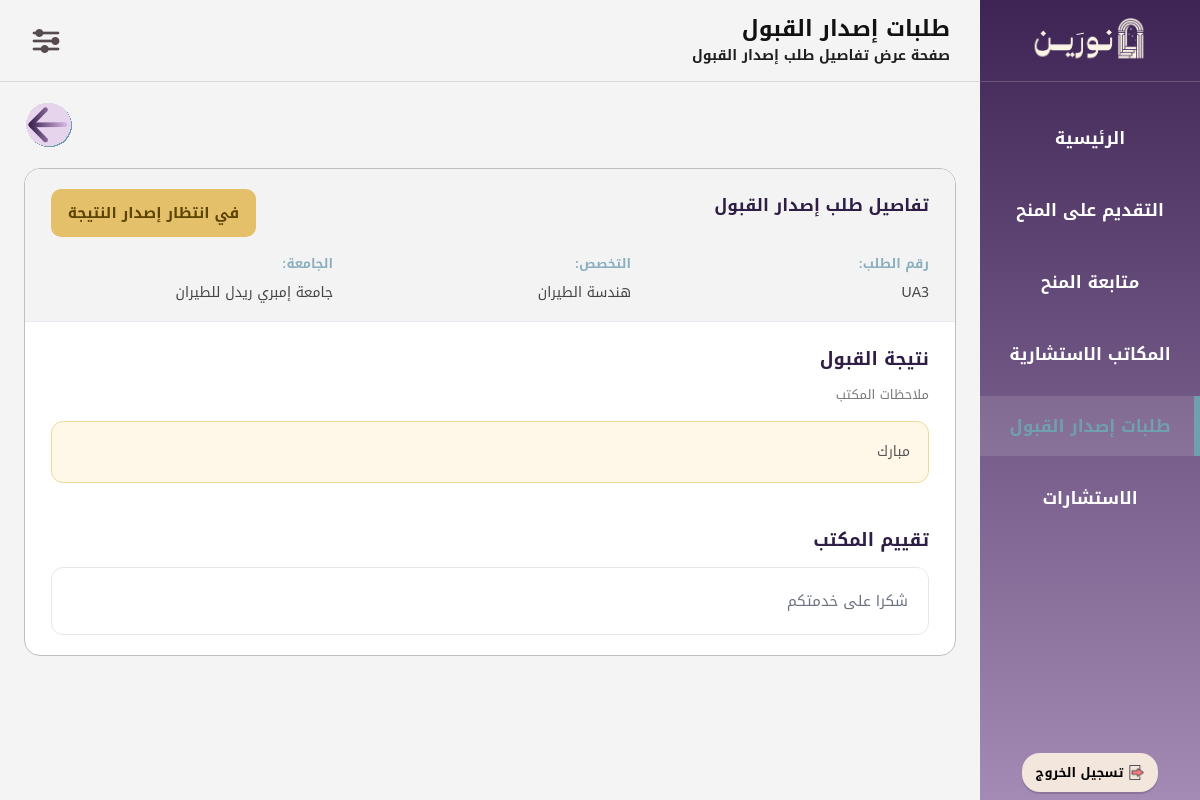
Page /Ben17_AdmissionDetails.php?id=3 (signed in) on the earlier database version.
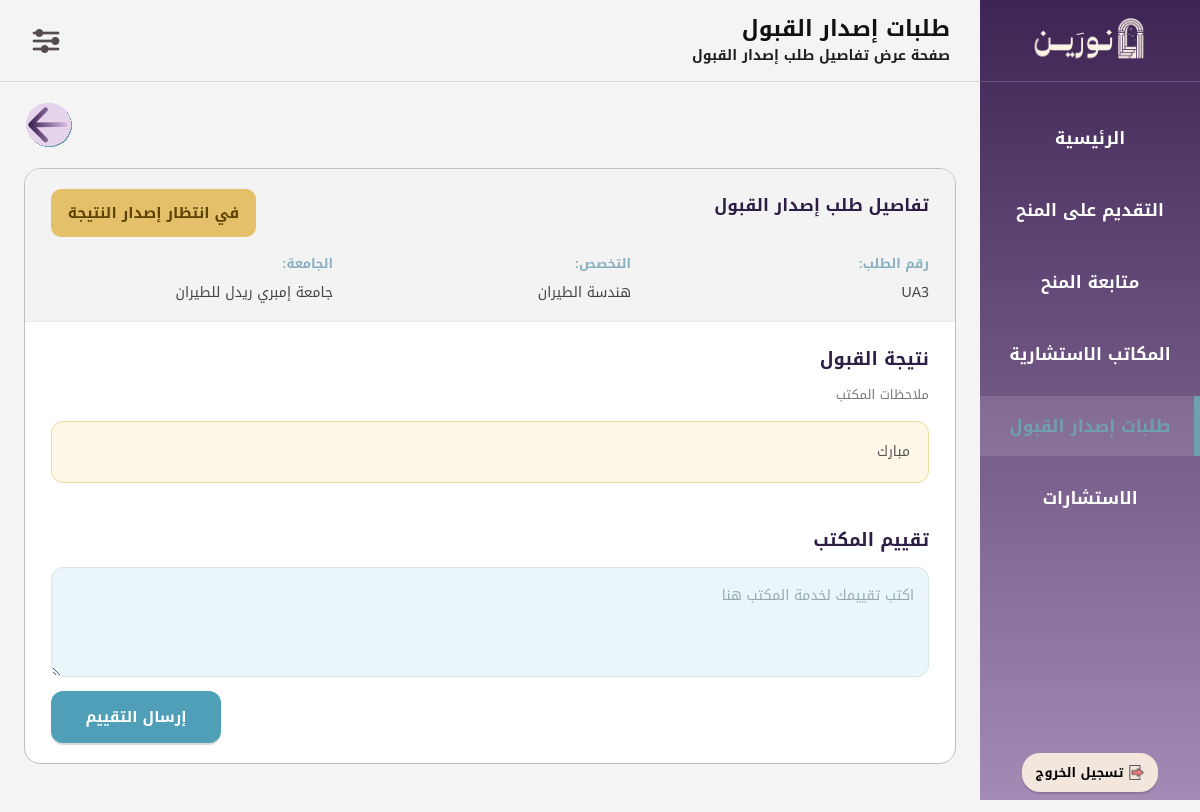
Same page on the later database version.
### tables this page shows
CREATE TABLE `rating` (
  `rating_id` int(11) NOT NULL,
  `request_id` int(11) NOT NULL,
  `rating_date` datetime DEFAULT current_timestamp(),
  `comment_text` text DEFAULT NULL
);

### Ben17_AdmissionDetails.php (the view, shortened to what the changed rows need)
<?php
$conn = new mysqli("localhost", "root", "", "noreen");
$conn->set_charset("utf8mb4");
$bnf_id = (int) $_SESSION['bnf_id'];
$request_id = isset($_GET['id']) ? (int) $_GET['id'] : 0;
$sqlRequest = "SELECT
                  ar.request_id,
                  ar.bnf_id,
                  ar.office_id,
                  ar.major_name,
                  ar.univ_name,
                  ar.Submit_date,
                  ar.result_notes,
                  ar.Result_status,
                  ar.result
               FROM admission_request ar
               WHERE ar.request_id = $request_id
               AND ar.bnf_id = $bnf_id";
$resultRequest = $conn->query($sqlRequest);
$request = $resultRequest->fetch_assoc();
$status = trim($request['Result_status']);
$hasRating = false;
$lastComment = "";
$sqlLastRating = "SELECT rating_id, comment_text
                  FROM rating
                  WHERE request_id = $request_id
                  ORDER BY rating_id DESC
                  LIMIT 1";
$resultLastRating = $conn->query($sqlLastRating);
if ($resultLastRating && $resultLastRating->num_rows > 0) {
    $lastRating = $resultLastRating->fetch_assoc();
    $lastComment = $lastRating['comment_text'];
    $hasRating = true;
}
?>
<!DOCTYPE html>
<html lang="ar" dir="rtl">
<head>
<link rel="stylesheet" href="CSS01Layout.css?v=3">
</head>
<body>
<div class="layout">
    <div class="main-content">
        <div class="page">
            <div class="content-box">
                <div class="section-box">
<?php if ($status != "مرفوض" && $status != "لم تُصدر" && $hasRating) { ?>
    <div class="rating-view">
        <div class="rating-comment-box">
            <?php echo nl2br(htmlspecialchars($lastComment)); ?>
        </div>
    </div>
<?php }  elseif ($status != "مرفوض" && $status != "لم تُصدر") { ?>
    <form method="POST" class="rating-form">
        <textarea name="comment_text" class="rating-textarea" placeholder="اكتب تقييمك لخدمة المكتب هنا"></textarea>
        <div class="rating-btn-wrap">
            <button type="submit" name="send_rating" class="rating-btn">إرسال التقييم</button>
        </div>
    </form>
<?php } else { ?>
    <div class="rating-success-box" style="background:#FFF1F1;color:#B42318;border:1px solid #E8B4B4;">
        لا يمكن تقييم المكتب لأن الطلب مرفوض
    </div>
<?php } ?>
                </div>
            </div>
        </div>
    </div>
</div>
</body>
</html>

Differences in the rows shown:
removed rating: comment_text "شكرا على خدمتكم"
Other differences:
text now shown: "إرسال التقييم"
